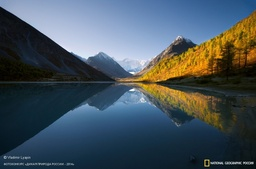
#> input picture temp.jpg, 256 x 169 px, shrunk from 1000 x 661 before the run
$ python Gabor.py
#> lines starting #> are read from the running program, lines starting #| are printed output that depends on the picture
# -*- coding: utf-8 -*-
"""
Created on Sat Jan 19 13:01:12 2019

@author: erago


"""

import numpy as np
import math
import matplotlib.pyplot as plt
from PIL import Image, ImageDraw #Подключим необходимые библиотеки.

def gabor(D, T, point):
    return 1 + math.exp((-1 * point**2) / 2 * D**2) * math.cos(2 * math.pi * point * T)

plt.clf() # стираю предыдуший кадр
d = 0.007
t = 0.01
x = [gabor(d, t, i) for i in range(- 255, 255)]
print("")

plt.plot(range(- 255, 255), x)
plt.show()
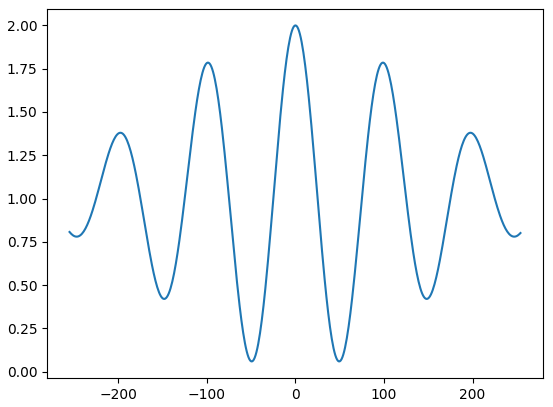
#> figure drawn by matplotlib, 1 panel; curve peaks at x = 0, y = 2

n = 3

image = Image.open("temp.jpg") #Открываем изображение.
#> image is the input picture: PIL image 256x169 RGB; mean R, G, B 70.8, 83.3, 91.5
draw = ImageDraw.Draw(image) #Создаем инструмент для рисования.
width = image.size[0] #Определяем ширину.
#> width = 256
height = image.size[1] #Определяем высоту.
#> height = 169
pix = image.load() #Выгружаем значения пикселей.

for i in range(width):
    for j in range(height):
        if i >= n and j >= n and i + n < width and j + n < height:
            S = 0
            for k in range(i - n, i + n):
                for l in range(j - n, j + n):
                    S += pix[k, l][0] + pix[k, l][1] + pix[k, l][2]
            S = S // (n**2 * 12)
            S = math.trunc(128 * gabor(d, t, S))
        else:
            S = (pix[i, j][0] + pix[i, j][1] + pix[i, j][2]) // 3
            S = math.trunc(128 * gabor(d, t, S))
        draw.point((i, j), (S, S, S))


image.save("ans.jpg", "JPEG")
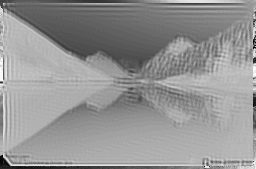
#> saved as ans.jpg: PIL image 256x169 RGB; min 7, max 255, mean 148

print("n =", n)
